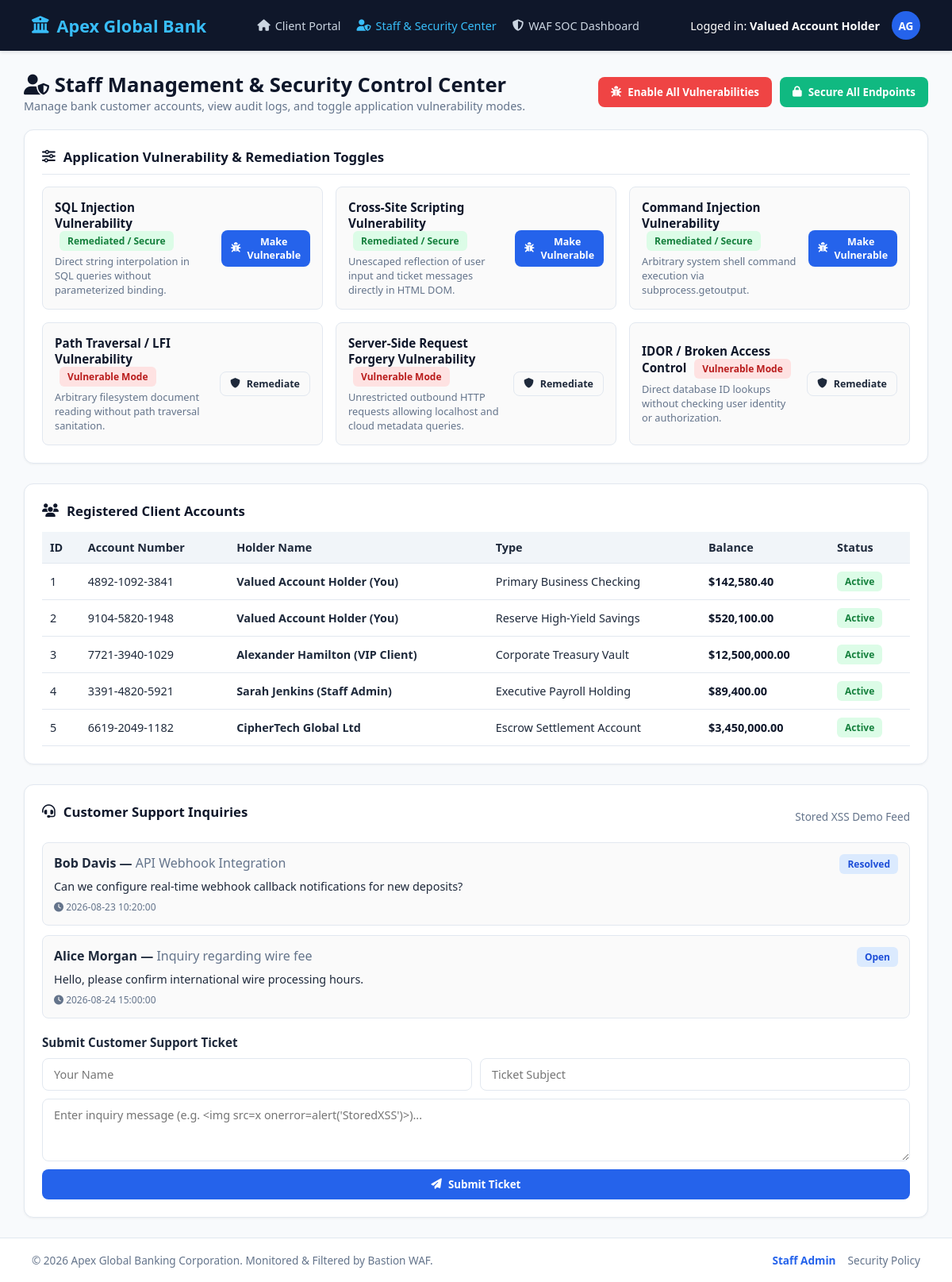
Screenshot of /staff with the database file from the repository.
### tables this page shows
CREATE TABLE security_toggles (
                key TEXT PRIMARY KEY,
                name TEXT,
                category TEXT,
                is_vulnerable INTEGER,
                description TEXT
            );

CREATE TABLE accounts (
                id INTEGER PRIMARY KEY AUTOINCREMENT,
                account_number TEXT UNIQUE,
                holder_name TEXT,
                account_type TEXT,
                balance REAL,
                status TEXT
            );

CREATE TABLE tickets (
                id INTEGER PRIMARY KEY AUTOINCREMENT,
                user_name TEXT,
                subject TEXT,
                message TEXT,
                status TEXT,
                created_at TEXT
            );

### vulnerable_target/app.py (the view)
@app.route("/staff")
def staff_portal():
    conn = get_db()
    cursor = conn.cursor()
    cursor.execute("SELECT id, account_number, holder_name, account_type, balance, status FROM accounts")
    accounts = [dict(r) for r in cursor.fetchall()]
    cursor.execute("SELECT id, user_name, subject, message, status, created_at FROM tickets ORDER BY id DESC")
    tickets = [dict(r) for r in cursor.fetchall()]
    conn.close()
    toggles = get_all_toggles()
    xss_vulnerable = get_toggle("xss_enabled")
    return render_template(
        "staff.html",
        accounts=accounts,
        tickets=tickets,
        toggles=toggles,
        xss_vulnerable=xss_vulnerable,
    )

### vulnerable_target/database.py (called while the page is built)
def get_db() -> sqlite3.Connection:
    conn = sqlite3.connect(DB_PATH)
    conn.row_factory = sqlite3.Row
    return conn

def get_toggle(key: str) -> bool:
    with get_db() as conn:
        cursor = conn.cursor()
        cursor.execute("SELECT is_vulnerable FROM security_toggles WHERE key = ?", (key,))
        row = cursor.fetchone()
        return bool(row[0]) if row else True

def get_all_toggles() -> List[Dict[str, Any]]:
    with get_db() as conn:
        cursor = conn.cursor()
        cursor.execute("SELECT key, name, category, is_vulnerable, description FROM security_toggles")
        return [dict(r) for r in cursor.fetchall()]

### vulnerable_target/templates/staff.html (shortened to what this page needs)
{% extends "base.html" %}
{% block content %}
<div style="display: flex; justify-content: space-between; align-items: center; margin-bottom: 20px;">
    <div>
        <h1 style="font-size: 1.6rem; color: var(--primary);"><i class="fa-solid fa-user-shield text-blue"></i> Staff Management & Security Control Center</h1>
        <p style="font-size: 0.9rem; color: var(--muted);">Manage bank customer accounts, view audit logs, and toggle application vulnerability modes.</p>
    </div>
    <div style="display: flex; gap: 10px;">
        <form action="/staff/toggle-all" method="POST" style="display: inline;">
            <button type="submit" class="btn" style="background: var(--red);"><i class="fa-solid fa-bug"></i> Enable All Vulnerabilities</button>
        </form>
        <form action="/staff/toggle-all" method="POST" style="display: inline;">
            <button type="submit" class="btn" style="background: var(--green);"><i class="fa-solid fa-lock"></i> Secure All Endpoints</button>
        </form>
    </div>
</div>
<div class="card" style="margin-bottom: 25px;">
    <h3 style="border-bottom: 1px solid var(--border); padding-bottom: 10px; margin-bottom: 15px;">
        <i class="fa-solid fa-sliders text-blue"></i> Application Vulnerability & Remediation Toggles
    </h3>
    <div style="display: grid; grid-template-columns: repeat(auto-fit, minmax(340px, 1fr)); gap: 16px;">
        {% for t in toggles %}
        <div style="border: 1px solid var(--border); border-radius: 8px; padding: 15px; display: flex; justify-content: space-between; align-items: center; background: #fafafa;">
            <div style="padding-right: 15px;">
                <div style="font-weight: 700; color: var(--primary); font-size: 0.95rem;">
                    {{ t.name }}
                    <span class="badge {% if t.is_vulnerable %}badge-red{% else %}badge-green{% endif %}" style="margin-left: 6px;">
                        {% if t.is_vulnerable %}Vulnerable Mode{% else %}Remediated / Secure{% endif %}
                    </span>
                </div>
                <div style="font-size: 0.8rem; color: var(--muted); margin-top: 4px;">{{ t.description }}</div>
            </div>
            <form action="/staff/toggle" method="POST" style="margin: 0;">
                <button type="submit" class="btn {% if t.is_vulnerable %}btn-outline{% else %}btn{% endif %}" style="font-size: 0.78rem; padding: 6px 12px;">
                    {% if t.is_vulnerable %}
                        <i class="fa-solid fa-shield text-green"></i> Remediate
                    {% else %}
                        <i class="fa-solid fa-bug text-red"></i> Make Vulnerable
                    {% endif %}
                </button>
            </form>
        </div>
        {% endfor %}
    </div>
</div>
<div class="card" style="margin-bottom: 25px;">
    <h3 style="margin-bottom: 15px;"><i class="fa-solid fa-users text-blue"></i> Registered Client Accounts</h3>
    <div style="overflow-x: auto;">
        <table style="width: 100%; border-collapse: collapse; font-size: 0.9rem;">
            <thead>
                <tr style="background: #f1f5f9; text-align: left;">
                    <th style="padding: 10px; border-bottom: 1px solid var(--border);">ID</th>
                    <th style="padding: 10px; border-bottom: 1px solid var(--border);">Account Number</th>
                    <th style="padding: 10px; border-bottom: 1px solid var(--border);">Holder Name</th>
                    <th style="padding: 10px; border-bottom: 1px solid var(--border);">Type</th>
                    <th style="padding: 10px; border-bottom: 1px solid var(--border);">Balance</th>
                    <th style="padding: 10px; border-bottom: 1px solid var(--border);">Status</th>
                </tr>
            </thead>
            <tbody>
                {% for acc in accounts %}
                <tr style="border-bottom: 1px solid var(--border);">
                    <td style="padding: 10px;">{{ acc.id }}</td>
                    <td style="padding: 10px;"><code>{{ acc.account_number }}</code></td>
                    <td style="padding: 10px; font-weight: 600;">{{ acc.holder_name }}</td>
                    <td style="padding: 10px;">{{ acc.account_type }}</td>
                    <td style="padding: 10px; font-weight: 700; color: var(--primary);">${{ "{:,.2f}".format(acc.balance) }}</td>
                    <td style="padding: 10px;"><span class="badge badge-green">{{ acc.status }}</span></td>
                </tr>
                {% endfor %}
            </tbody>
        </table>
    </div>
</div>
<div class="card">
    <div style="display: flex; justify-content: space-between; align-items: center; margin-bottom: 15px;">
        <h3><i class="fa-solid fa-headset text-yellow"></i> Customer Support Inquiries</h3>
        <span style="font-size: 0.85rem; color: var(--muted);">Stored XSS Demo Feed</span>
    </div>
    <div style="display: flex; flex-direction: column; gap: 12px; margin-bottom: 20px;">
        {% for ticket in tickets %}
        <div style="border: 1px solid var(--border); border-radius: 8px; padding: 14px; background: #fafafa;">
            <div style="display: flex; justify-content: space-between; margin-bottom: 6px;">
                <strong>{{ ticket.user_name }} — <span style="color: var(--muted); font-weight: 400;">{{ ticket.subject }}</span></strong>
                <span class="badge badge-blue">{{ ticket.status }}</span>
            </div>
            <div style="font-size: 0.9rem; color: var(--text); margin-top: 4px;">
                {% if xss_vulnerable %}
                    {{ ticket.message | safe }}
                {% else %}
                    {{ ticket.message }}
                {% endif %}
            </div>
            <div style="font-size: 0.75rem; color: var(--muted); margin-top: 8px;"><i class="fa-solid fa-clock"></i> {{ ticket.created_at }}</div>
        </div>
        {% endfor %}
    </div>
    <h4 style="font-size: 0.95rem; margin-bottom: 10px;">Submit Customer Support Ticket</h4>
    <form action="/ticket/new" method="POST">
        <div style="display: grid; grid-template-columns: 1fr 1fr; gap: 10px;">
            <input type="text" name="user_name" placeholder="Your Name" required>
            <input type="text" name="subject" placeholder="Ticket Subject" required>
        </div>
        <textarea name="message" rows="3" placeholder="Enter inquiry message (e.g. <img src=x onerror=alert('StoredXSS')>)..." required></textarea>
        <button type="submit"><i class="fa-solid fa-paper-plane"></i> Submit Ticket</button>
    </form>
</div>
{% endblock %}

### vulnerable_target/templates/base.html (shortened to what this page needs)
<!DOCTYPE html>
<html lang="en">
<head>
    <link rel="stylesheet" href="https://cdnjs.cloudflare.com/ajax/libs/font-awesome/6.4.0/css/all.min.css">
</head>
<body>
    <header>
        <a href="/" class="logo"><i class="fa-solid fa-building-columns"></i> Apex Global Bank</a>
        <nav class="nav-links">
            <a href="/" class="nav-link {% if request.path == '/' %}active{% endif %}"><i class="fa-solid fa-house"></i> Client Portal</a>
            <a href="/staff" class="nav-link {% if '/staff' in request.path %}active{% endif %}"><i class="fa-solid fa-user-shield"></i> Staff & Security Center</a>
            <a href="http://127.0.0.1:8000" target="_blank" class="nav-link"><i class="fa-solid fa-shield-halved"></i> WAF SOC Dashboard</a>
        </nav>
        <div class="user-nav">
            <span>Logged in: <strong>Valued Account Holder</strong></span>
            <div class="user-avatar">AG</div>
        </div>
    </header>
    <div class="container">
        {% block content %}{% endblock %}
    </div>
    <footer>
        <div>&copy; 2026 Apex Global Banking Corporation. Monitored & Filtered by Bastion WAF.</div>
        <div style="display: flex; gap: 15px;">
            <a href="/staff" style="color: var(--accent); text-decoration: none; font-weight: 600;">Staff Admin</a>
            <a href="/" style="color: var(--muted); text-decoration: none;">Security Policy</a>
        </div>
    </footer>
</body>
</html>

### vulnerable_target/templates/base.html (style rules this page uses)
:root { --primary: #0f172a; --accent: #2563eb; --accent-hover: #1d4ed8; --bg: #f8fafc; --card-bg: #ffffff; --text: #1e293b; --muted: #64748b; --border: #e2e8f0; --green: #10b981; --red: #ef4444; --yellow: #f59e0b; }
* { margin: 0; padding: 0; box-sizing: border-box; font-family: 'Segoe UI', system-ui, -apple-system, sans-serif; }
body { background: var(--bg); color: var(--text); min-height: 100vh; display: flex; flex-direction: column; }
header { background: var(--primary); color: white; padding: 14px 40px; display: flex; justify-content: space-between; align-items: center; box-shadow: 0 2px 4px rgba(0,0,0,0.1); }
.logo { font-size: 1.35rem; font-weight: 700; color: #38bdf8; display: flex; align-items: center; gap: 10px; text-decoration: none; }
.nav-links { display: flex; align-items: center; gap: 20px; font-size: 0.9rem; }
.nav-link { color: #cbd5e1; text-decoration: none; font-weight: 500; transition: color 0.2s; display: flex; align-items: center; gap: 6px; }
.nav-link:hover, .nav-link.active { color: #38bdf8; }
.user-nav { display: flex; align-items: center; gap: 15px; font-size: 0.9rem; }
.user-avatar { width: 36px; height: 36px; border-radius: 50%; background: var(--accent); color: white; display: flex; align-items: center; justify-content: center; font-weight: 700; font-size: 0.85rem; }
.container { max-width: 1180px; margin: 25px auto; padding: 0 20px; width: 100%; flex: 1; }
.card { background: var(--card-bg); border: 1px solid var(--border); border-radius: 12px; padding: 22px; box-shadow: 0 1px 3px rgba(0,0,0,0.05); }
.card h3 { font-size: 1.05rem; color: var(--primary); margin-bottom: 12px; display: flex; align-items: center; gap: 10px; }
form { display: flex; flex-direction: column; gap: 10px; }
input, select, textarea { width: 100%; padding: 10px 14px; border: 1px solid var(--border); border-radius: 8px; font-size: 0.9rem; outline: none; background: #fff; color: var(--text); }
button, .btn { background: var(--accent); color: white; border: none; padding: 10px 16px; border-radius: 8px; font-weight: 600; cursor: pointer; transition: background 0.2s; text-decoration: none; display: inline-flex; align-items: center; justify-content: center; gap: 8px; }
.btn-outline { background: transparent; border: 1px solid var(--border); color: var(--text); }
.badge { padding: 4px 10px; border-radius: 6px; font-size: 0.75rem; font-weight: 600; display: inline-block; }
.badge-green { background: #dcfce7; color: #15803d; }
.badge-red { background: #fee2e2; color: #b91c1c; }
.badge-blue { background: #dbeafe; color: #1d4ed8; }
footer { background: white; border-top: 1px solid var(--border); padding: 18px 40px; text-align: center; font-size: 0.85rem; color: var(--muted); margin-top: auto; display: flex; justify-content: space-between; align-items: center; }

### rows the page displays
security_toggles: name "SQL Injection Vulnerability", is_vulnerable "Remediated / Secure", description "Direct string interpolation in SQL queries without parameterized binding."
security_toggles: name "Cross-Site Scripting Vulnerability", is_vulnerable "Remediated / Secure", description "Unescaped reflection of user input and ticket messages directly in HTML DOM."
security_toggles: name "Command Injection Vulnerability", is_vulnerable "Remediated / Secure", description "Arbitrary system shell command execution via subprocess.getoutput."
security_toggles: name "Path Traversal / LFI Vulnerability", is_vulnerable "Vulnerable Mode", description "Arbitrary filesystem document reading without path traversal sanitation."
security_toggles: name "Server-Side Request Forgery Vulnerability", is_vulnerable "Vulnerable Mode", description "Unrestricted outbound HTTP requests allowing localhost and cloud metadata queries."
security_toggles: name "IDOR / Broken Access Control", is_vulnerable "Vulnerable Mode", description "Direct database ID lookups without checking user identity or authorization."
accounts: id "1", account_number "4892-1092-3841", holder_name "Valued Account Holder (You)", account_type "Primary Business Checking", balance "142,580.40", status "Active"
accounts: id "2", account_number "9104-5820-1948", holder_name "Valued Account Holder (You)", account_type "Reserve High-Yield Savings", balance "520,100.00", status "Active"
accounts: id "3", account_number "7721-3940-1029", holder_name "Alexander Hamilton (VIP Client)", account_type "Corporate Treasury Vault", balance "12,500,000.00", status "Active"
accounts: id "4", account_number "3391-4820-5921", holder_name "Sarah Jenkins (Staff Admin)", account_type "Executive Payroll Holding", balance "89,400.00", status "Active"
accounts: id "5", account_number "6619-2049-1182", holder_name "CipherTech Global Ltd", account_type "Escrow Settlement Account", balance "3,450,000.00", status "Active"
tickets: user_name "Bob Davis", subject "API Webhook Integration", status "Resolved", message "Can we configure real-time webhook callback notifications for new deposits?", created_at "2026-08-23 10:20:00"
tickets: user_name "Alice Morgan", subject "Inquiry regarding wire fee", status "Open", message "Hello, please confirm international wire processing hours.", created_at "2026-08-24 15:00:00"
